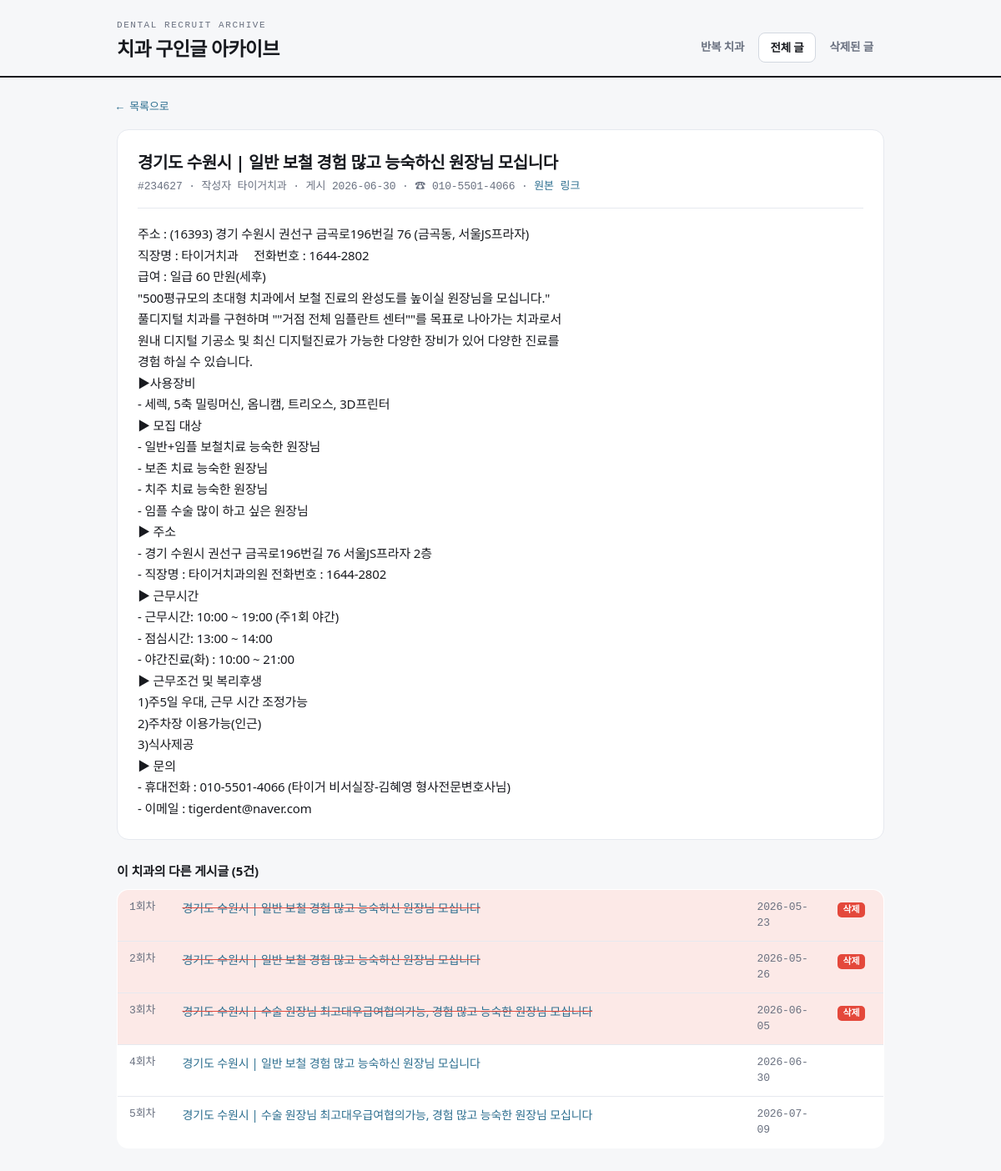
The page /post/234627 on the database as committed earlier.
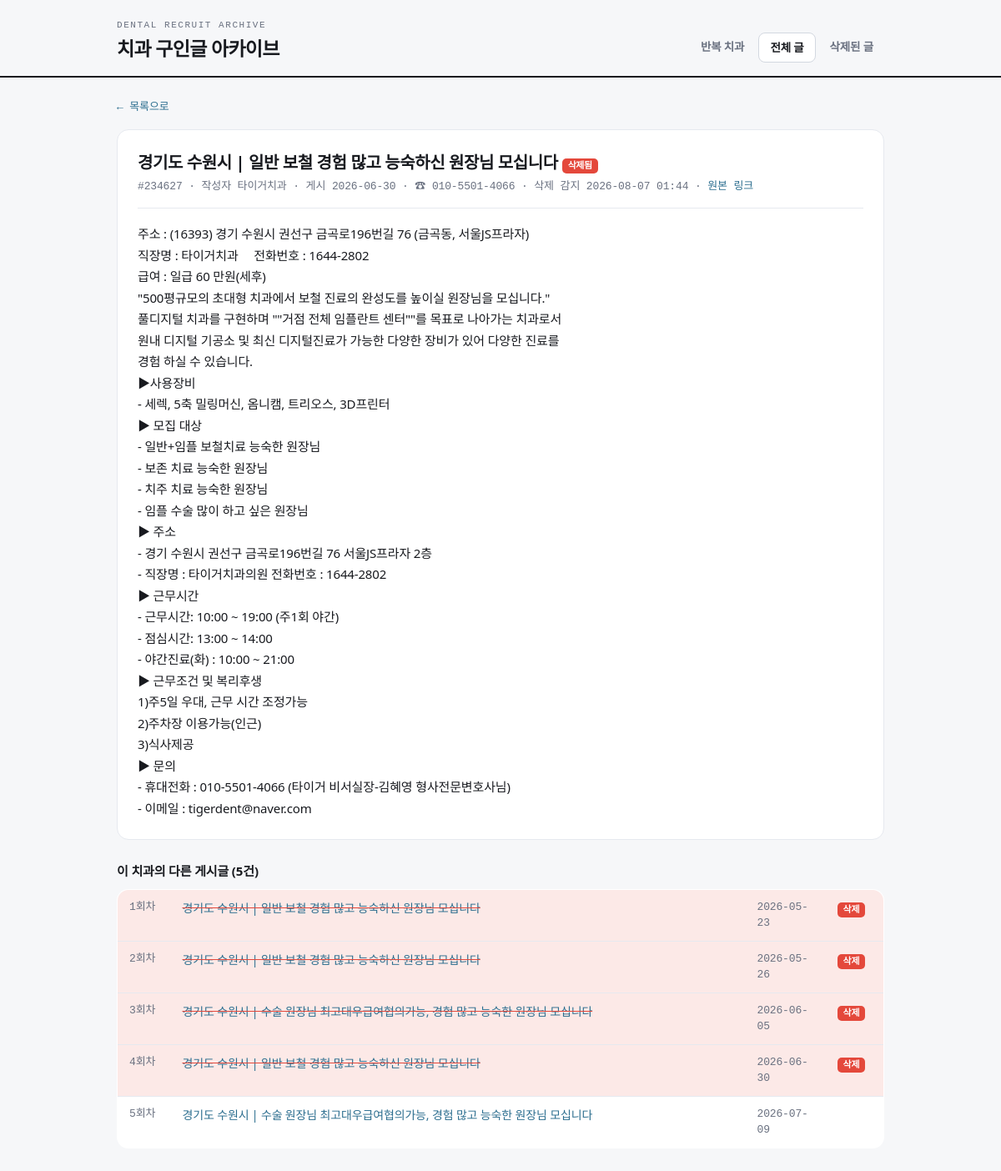
The same page on the database as committed later.
### tables this page shows
CREATE TABLE posts (
    no            INTEGER PRIMARY KEY,   -- 게시판 글 번호 (고유)
    category      TEXT,                  -- 구분: 구인 / 구직 / 양도
    title         TEXT,
    author        TEXT,
    posted_raw    TEXT,                  -- 게시판이 보여주는 날짜 원문
    posted_at     TEXT,                  -- 파싱한 ISO 날짜 (가능한 경우)
    views         INTEGER,
    url           TEXT,
    content       TEXT,                  -- 상세 본문
    phone         TEXT,                  -- 본문에서 추출한 대표 전화번호(숫자만)
    phone_display TEXT,                  -- 보기용 전화번호
    clinic_key    TEXT,                  -- 치과 식별키 (전화 우선, 없으면 제목 시그니처)
    key_kind      TEXT,                  -- 'phone' | 'title' | 'author'
    title_sig     TEXT,                  -- 제목 정규화 시그니처
    first_seen    TEXT,                  -- 우리 크롤러가 처음 발견한 시각
    last_seen     TEXT,                  -- 살아있는 것으로 마지막 확인한 시각
    is_deleted    INTEGER DEFAULT 0,     -- 삭제 감지 여부
    deleted_at    TEXT                   -- 삭제 감지 시각
);

### app.py (the view)
@app.route("/post/<int:no>")
def post_detail(no):
    with db.get_db() as conn:
        row = db.get_post(conn, no)
    if not row:
        abort(404)
    siblings = []
    for g in analyze.clinic_groups(min_posts=1, include_singletons=True):
        if g["key"] == row["clinic_key"]:
            siblings = g["posts"]
            break
    return render_template("post_detail.html", p=row, siblings=siblings)

### analyze.py (called while the page is built)
def _order_ts(p):
    return p.get("posted_at") or p.get("first_seen") or ""

### app.py (called while the page is built)
@app.template_filter("shortdt")
def shortdt(s):
    if not s:
        return "-"
    return str(s).replace("T", " ")[:16]

### db.py (called while the page is built)
@contextmanager
def get_db():
    conn = sqlite3.connect(config.DB_PATH)
    conn.row_factory = sqlite3.Row
    try:
        yield conn
        conn.commit()
    finally:
        conn.close()

def get_post(conn, no):
    row = conn.execute("SELECT * FROM posts WHERE no=?", (no,)).fetchone()
    return dict(row) if row else None

### templates/post_detail.html (shortened to what this page needs)
{% extends "base.html" %}
{% set active = 'posts' %}
{% block body %}
<a class="back" href="javascript:history.back()">← 목록으로</a>
<div class="detail">
  <h2>
    {{ p.title or '(제목 없음)' }}
    {% if p.is_deleted %}<span class="badge del">삭제됨</span>{% endif %}
  </h2>
  <div class="meta">
    #{{ p.no }} · 작성자 {{ p.author or '-' }} ·
    게시 {{ (p.posted_at or p.posted_raw or p.first_seen)|shortdt }}
    {% if p.phone_display %} · ☎ {{ p.phone_display }}{% endif %}
    {% if p.is_deleted %} · 삭제 감지 {{ p.deleted_at|shortdt }}{% endif %}
    · <a href="{{ p.url }}" target="_blank" rel="noopener">원본 링크</a>
  </div>
  {% if p.content %}
    <div class="body">{{ p.content }}</div>
  {% else %}
    <div class="body" style="color:var(--muted)">본문을 수집하지 못했습니다. 원본 링크를 확인하세요.</div>
  {% endif %}
</div>
{% if siblings|length > 1 %}
<h3 style="margin:26px 0 10px;font-size:15px">이 치과의 다른 게시글 ({{ siblings|length }}건)</h3>
<table class="posts">
  <tbody>
    {% for sib in siblings %}
    <tr class="{{ 'deleted' if sib.is_deleted }}">
      <td class="no" style="width:64px">{{ sib.repost_index }}회차</td>
      <td><a class="title" href="/post/{{ sib.no }}">{{ sib.title or '(제목 없음)' }}</a></td>
      <td class="no" style="width:96px">{{ (sib.posted_at or sib.first_seen)|shortdt }}</td>
      <td style="width:70px">
        {% if sib.is_deleted %}<span class="badge del">삭제</span>{% endif %}
      </td>
    </tr>
    {% endfor %}
  </tbody>
</table>
{% endif %}
{% endblock %}

### templates/base.html (shortened to what this page needs)
<!DOCTYPE html>
<html lang="ko">
<head>
</head>
<body>
<header class="top">
  <div class="top-in">
    <div class="brand">
      <span class="kicker">Dental Recruit Archive</span>
      <h1>치과 구인글 아카이브</h1>
    </div>
    <nav class="tabs">
      <a href="/" class="{{ 'on' if active=='clinics' }}">반복 치과</a>
      <a href="/posts" class="{{ 'on' if active=='posts' }}">전체 글</a>
      <a href="/posts?status=deleted" class="{{ 'on' if active=='deleted' }}">삭제된 글</a>
    </nav>
  </div>
</header>
<div class="wrap">
{% block body %}{% endblock %}
</div>
</body>
</html>

### templates/base.html (style rules this page uses)
:root { --paper:#F6F7F9; --card:#FFFFFF; --ink:#181A1F; --muted:#6A7180; --line:#E6E9EF; --line2:#D3D8E0; --alarm:#E4483B; --alarm-soft:#FCE9E7; --struct:#2C6E8F; --ok:#3A9B6E; --mono:ui-monospace,"SF Mono",Menlo,"JetBrains Mono",monospace; --sans:"Pretendard Variable",Pretendard,system-ui,sans-serif; }
* { box-sizing:border-box }
html { -webkit-text-size-adjust:100% }
body { margin:0;background:var(--paper);color:var(--ink);font-family:var(--sans); font-size:15px;line-height:1.5;letter-spacing:-.01em }
a { color:var(--struct);text-decoration:none }
.wrap { max-width:960px;margin:0 auto;padding:0 20px 80px }
header.top { border-bottom:2px solid var(--ink);margin-bottom:22px }
.top-in { max-width:960px;margin:0 auto;padding:22px 20px 16px; display:flex;justify-content:space-between;align-items:flex-end;gap:16px;flex-wrap:wrap }
.brand { display:flex;flex-direction:column;gap:2px }
.brand .kicker { font-family:var(--mono);font-size:11px;letter-spacing:.14em; text-transform:uppercase;color:var(--muted) }
.brand h1 { margin:0;font-size:23px;font-weight:800;letter-spacing:-.03em }
nav.tabs { display:flex;gap:4px }
nav.tabs a { font-size:13.5px;font-weight:600;color:var(--muted); padding:7px 13px;border-radius:8px }
nav.tabs a.on { color:var(--ink);background:var(--card);border:1px solid var(--line2) }
table.posts { width:100%;border-collapse:collapse;background:var(--card); border:1px solid var(--line);border-radius:14px;overflow:hidden }
table.posts th,table.posts td { padding:11px 14px;text-align:left; border-bottom:1px solid var(--line);font-size:14px;vertical-align:top }
table.posts tr:last-child td { border-bottom:none }
table.posts .no { font-family:var(--mono);color:var(--muted);font-size:13px }
tr.deleted { background:var(--alarm-soft) }
tr.deleted .title { text-decoration:line-through;text-decoration-color:var(--alarm) }
.badge { font-family:var(--mono);font-size:11px;font-weight:700;border-radius:5px; padding:1px 7px;display:inline-block }
.badge.del { background:var(--alarm);color:#fff }
.detail { background:var(--card);border:1px solid var(--line);border-radius:14px;padding:24px }
.detail h2 { margin:0 0 4px;font-size:20px;letter-spacing:-.02em }
.detail .meta { font-size:13px;color:var(--muted);font-family:var(--mono); margin-bottom:18px;padding-bottom:16px;border-bottom:1px solid var(--line) }
.detail .body { white-space:pre-wrap;line-height:1.7;font-size:15px }
.back { font-size:13px;font-family:var(--mono);display:inline-block;margin-bottom:16px }

Rows that differ between the two databases and show on the page:
changed posts "타이거치과": is_deleted 0 → 1 (drawn); deleted_at|shortdt (not shown) → "2026-08-07 01:44"
Other text that changed with them:
text now shown: "삭제됨 · 삭제 감지"
